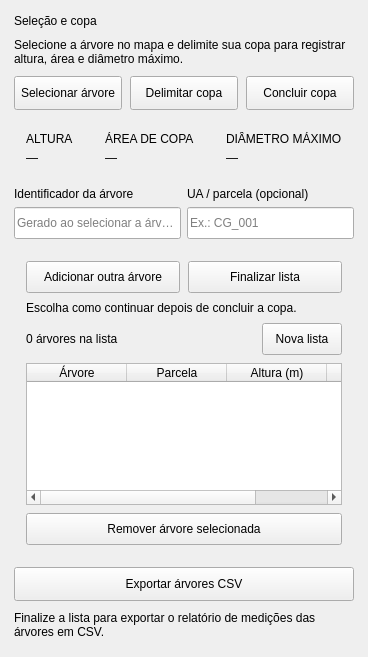
          <widget class="QWidget" name="treePageContent">
           <layout class="QVBoxLayout" name="treePageLayout">
            <property name="leftMargin">
             <number>14</number>
            </property>
            <property name="topMargin">
             <number>14</number>
            </property>
            <property name="rightMargin">
             <number>14</number>
            </property>
            <property name="bottomMargin">
             <number>14</number>
            </property>
            <property name="spacing">
             <number>10</number>
            </property>
            <item>
             <widget class="QLabel" name="treeSectionLabel">
              <property name="text">
               <string>Seleção e copa</string>
              </property>
              <property name="role" stdset="0">
               <string>sectionTitle</string>
              </property>
              <property name="textFormat">
               <enum>Qt::PlainText</enum>
              </property>
             </widget>
            </item>
            <item>
             <widget class="QLabel" name="treeHelp">
              <property name="text">
               <string>Selecione a árvore no mapa e delimite sua copa para registrar altura, área e diâmetro máximo.</string>
              </property>
              <property name="role" stdset="0">
               <string>muted</string>
              </property>
              <property name="textFormat">
               <enum>Qt::PlainText</enum>
              </property>
              <property name="wordWrap">
               <bool>true</bool>
              </property>
             </widget>
            </item>
            <item>
             <layout class="QHBoxLayout" name="treeActionsLayout" stretch="1,1,1">
              <property name="leftMargin">
               <number>0</number>
              </property>
              <property name="topMargin">
               <number>0</number>
              </property>
              <property name="rightMargin">
               <number>0</number>
              </property>
              <property name="bottomMargin">
               <number>0</number>
              </property>
              <property name="spacing">
               <number>8</number>
              </property>
              <item>
               <widget class="QPushButton" name="selectAreaButton">
                <property name="text">
                 <string>Selecionar árvore</string>
                </property>
                <property name="role" stdset="0">
                 <string>primary</string>
                </property>
                <property name="cursor">
                 <cursorShape>PointingHandCursor</cursorShape>
                </property>
                <property name="minimumSize">
                 <size>
                  <width>0</width>
                  <height>34</height>
                 </size>
                </property>
               </widget>
              </item>
              <item>
               <widget class="QPushButton" name="delimitTreeButton">
                <property name="text">
                 <string>Delimitar copa</string>
                </property>
                <property name="role" stdset="0">
                 <string>secondary</string>
                </property>
                <property name="cursor">
                 <cursorShape>PointingHandCursor</cursorShape>
                </property>
                <property name="minimumSize">
                 <size>
                  <width>0</width>
                  <height>34</height>
                 </size>
                </property>
               </widget>
              </item>
              <item>
               <widget class="QPushButton" name="finishDelimitationButton">
                <property name="text">
                 <string>Concluir copa</string>
                </property>
                <property name="role" stdset="0">
                 <string>secondary</string>
                </property>
                <property name="cursor">
                 <cursorShape>PointingHandCursor</cursorShape>
                </property>
                <property name="minimumSize">
                 <size>
                  <width>0</width>
                  <height>34</height>
                 </size>
                </property>
               </widget>
              </item>
             </layout>
            </item>
            <item>
             <layout class="QHBoxLayout" name="metricsLayout" stretch="1,1,1">
              <property name="leftMargin">
               <number>0</number>
              </property>
              <property name="topMargin">
               <number>0</number>
              </property>
              <property name="rightMargin">
               <number>0</number>
              </property>
              <property name="bottomMargin">
               <number>0</number>
              </property>
              <property name="spacing">
               <number>8</number>
              </property>
              <item>
               <widget class="QFrame" name="heightCard">
                <property name="role" stdset="0">
                 <string>metric</string>
                </property>
                <layout class="QVBoxLayout" name="heightLayout">
                 <property name="leftMargin">
                  <number>12</number>
                 </property>
                 <property name="topMargin">
                  <number>12</number>
                 </property>
                 <property name="rightMargin">
                  <number>12</number>
                 </property>
                 <property name="bottomMargin">
                  <number>12</number>
                 </property>
                 <property name="spacing">
                  <number>5</number>
                 </property>
                 <item>
                  <widget class="QLabel" name="heightCaption">
                   <property name="text">
                    <string>ALTURA</string>
                   </property>
                   <property name="role" stdset="0">
                    <string>metricCaption</string>
                   </property>
                   <property name="textFormat">
                    <enum>Qt::PlainText</enum>
                   </property>
                  </widget>
                 </item>
                 <item>
                  <widget class="QLabel" name="heightLabel">
                   <property name="text">
                    <string>—</string>
                   </property>
                   <property name="role" stdset="0">
                    <string>metricValue</string>
                   </property>
                   <property name="textFormat">
                    <enum>Qt::PlainText</enum>
                   </property>
                  </widget>
                 </item>
                </layout>
               </widget>
              </item>
              <item>
               <widget class="QFrame" name="crownAreaCard">
                <property name="role" stdset="0">
                 <string>metric</string>
                </property>
                <layout class="QVBoxLayout" name="crownAreaLayout">
                 <property name="leftMargin">
                  <number>12</number>
                 </property>
                 <property name="topMargin">
                  <number>12</number>
                 </property>
                 <property name="rightMargin">
                  <number>12</number>
                 </property>
                 <property name="bottomMargin">
                  <number>12</number>
                 </property>
                 <property name="spacing">
                  <number>5</number>
                 </property>
                 <item>
                  <widget class="QLabel" name="crownAreaCaption">
                   <property name="text">
                    <string>ÁREA DE COPA</string>
                   </property>
                   <property name="role" stdset="0">
                    <string>metricCaption</string>
                   </property>
                   <property name="textFormat">
                    <enum>Qt::PlainText</enum>
                   </property>
                  </widget>
                 </item>
                 <item>
                  <widget class="QLabel" name="crownAreaLabel">
                   <property name="text">
                    <string>—</string>
                   </property>
                   <property name="role" stdset="0">
                    <string>metricValue</string>
                   </property>
                   <property name="textFormat">
                    <enum>Qt::PlainText</enum>
                   </property>
                  </widget>
                 </item>
                </layout>
               </widget>
              </item>
              <item>
               <widget class="QFrame" name="crownDiameterCard">
                <property name="role" stdset="0">
                 <string>metric</string>
                </property>
                <layout class="QVBoxLayout" name="crownDiameterLayout">
                 <property name="leftMargin">
                  <number>12</number>
                 </property>
                 <property name="topMargin">
                  <number>12</number>
                 </property>
                 <property name="rightMargin">
                  <number>12</number>
                 </property>
                 <property name="bottomMargin">
                  <number>12</number>
                 </property>
                 <property name="spacing">
                  <number>5</number>
                 </property>
                 <item>
                  <widget class="QLabel" name="crownDiameterCaption">
                   <property name="text">
                    <string>DIÂMETRO MÁXIMO</string>
                   </property>
                   <property name="role" stdset="0">
                    <string>metricCaption</string>
                   </property>
                   <property name="textFormat">
                    <enum>Qt::PlainText</enum>
                   </property>
                  </widget>
                 </item>
                 <item>
                  <widget class="QLabel" name="crownDiameterLabel">
                   <property name="text">
                    <string>—</string>
                   </property>
                   <property name="role" stdset="0">
                    <string>metricValue</string>
                   </property>
                   <property name="textFormat">
                    <enum>Qt::PlainText</enum>
                   </property>
                  </widget>
                 </item>
                </layout>
               </widget>
              </item>
             </layout>
            </item>
            <item>
             <layout class="QGridLayout" name="treeIdentityLayout">
              <property name="leftMargin">
               <number>0</number>
              </property>
              <property name="topMargin">
               <number>0</number>
              </property>
              <property name="rightMargin">
               <number>0</number>
              </property>
              <property name="bottomMargin">
               <number>0</number>
              </property>
              <property name="spacing">
               <number>6</number>
              </property>
              <item row="0" column="0">
               <widget class="QLabel" name="treeIdCaption">
                <property name="text">
                 <string>Identificador da árvore</string>
                </property>
                <property name="role" stdset="0">
                 <string>fieldCaption</string>
                </property>
                <property name="textFormat">
                 <enum>Qt::PlainText</enum>
                </property>
               </widget>
              </item>
              <item row="0" column="1">
               <widget class="QLabel" name="treeUaCaption">
                <property name="text">
                 <string>UA / parcela (opcional)</string>
                </property>
                <property name="role" stdset="0">
                 <string>fieldCaption</string>
                </property>
                <property name="textFormat">
                 <enum>Qt::PlainText</enum>
                </property>
               </widget>
              </item>
              <item row="1" column="0">
               <widget class="QLineEdit" name="treeIdLineEdit">
                <property name="placeholderText">
                 <string>Gerado ao selecionar a árvore</string>
                </property>
                <property name="toolTip">
                 <string>Substitua pelo código de campo para relacionar a copa com as medições da árvore.</string>
                </property>
                <property name="minimumSize">
                 <size>
                  <width>0</width>
                  <height>32</height>
                 </size>
                </property>
               </widget>
              </item>
              <item row="1" column="1">
               <widget class="QLineEdit" name="treeUaLineEdit">
                <property name="placeholderText">
                 <string>Ex.: CG_001</string>
                </property>
                <property name="toolTip">
                 <string>Informe a parcela da árvore; ela não é atribuída pela última parcela gerada.</string>
                </property>
                <property name="minimumSize">
                 <size>
                  <width>0</width>
                  <height>32</height>
                 </size>
                </property>
               </widget>
              </item>
             </layout>
            </item>
            <item>
             <widget class="QFrame" name="treeBatchCard">
              <property name="role" stdset="0">
               <string>note</string>
              </property>
              <layout class="QVBoxLayout" name="treeBatchLayout">
               <property name="leftMargin">
                <number>12</number>
               </property>
               <property name="topMargin">
                <number>12</number>
               </property>
               <property name="rightMargin">
                <number>12</number>
               </property>
               <property name="bottomMargin">
                <number>12</number>
               </property>
               <property name="spacing">
                <number>8</number>
               </property>
               <item>
                <widget class="QFrame" name="treeDecisionFrame">
                 <layout class="QHBoxLayout" name="treeDecisionLayout" stretch="1,1">
                  <property name="leftMargin">
                   <number>0</number>
                  </property>
                  <property name="topMargin">
                   <number>0</number>
                  </property>
                  <property name="rightMargin">
                   <number>0</number>
                  </property>
                  <property name="bottomMargin">
                   <number>0</number>
                  </property>
                  <property name="spacing">
                   <number>8</number>
                  </property>
                  <item>
                   <widget class="QPushButton" name="addTreeButton">
                    <property name="text">
                     <string>Adicionar outra árvore</string>
                    </property>
                    <property name="role" stdset="0">
                     <string>primary</string>
                    </property>
                    <property name="minimumSize">
                     <size>
                      <width>0</width>
                      <height>32</height>
                     </size>
                    </property>
                   </widget>
                  </item>
                  <item>
                   <widget class="QPushButton" name="finalizeTreesButton">
                    <property name="text">
                     <string>Finalizar lista</string>
                    </property>
                    <property name="role" stdset="0">
                     <string>secondary</string>
                    </property>
                    <property name="minimumSize">
                     <size>
                      <width>0</width>
                      <height>32</height>
                     </size>
                    </property>
                   </widget>
                  </item>
                 </layout>
                </widget>
               </item>
               <item>
                <widget class="QLabel" name="treeBatchHelpLabel">
                 <property name="text">
                  <string>Escolha como continuar depois de concluir a copa.</string>
                 </property>
                 <property name="role" stdset="0">
                  <string>muted</string>
                 </property>
                 <property name="textFormat">
                  <enum>Qt::PlainText</enum>
                 </property>
                 <property name="wordWrap">
                  <bool>true</bool>
                 </property>
                </widget>
               </item>
               <item>
                <widget class="QFrame" name="treeListHeader">
                 <layout class="QHBoxLayout" name="treeListHeaderLayout" stretch="1,0">
                  <property name="leftMargin">
                   <number>0</number>
                  </property>
                  <property name="topMargin">
                   <number>0</number>
                  </property>
                  <property name="rightMargin">
                   <number>0</number>
                  </property>
                  <property name="bottomMargin">
                   <number>0</number>
                  </property>
                  <property name="spacing">
                   <number>8</number>
                  </property>
                  <item>
                   <widget class="QLabel" name="treeBatchCountLabel">
                    <property name="text">
                     <string>0 árvores na lista</string>
                    </property>
                    <property name="role" stdset="0">
                     <string>sectionTitle</string>
                    </property>
                    <property name="textFormat">
                     <enum>Qt::PlainText</enum>
                    </property>
                    <property name="wordWrap">
                     <bool>true</bool>
                    </property>
                   </widget>
                  </item>
                  <item>
                   <widget class="QPushButton" name="newTreeListButton">
                    <property name="text">
                     <string>Nova lista</string>
                    </property>
                    <property name="role" stdset="0">
                     <string>secondary</string>
                    </property>
                    <property name="minimumSize">
                     <size>
                      <width>0</width>
                      <height>32</height>
                     </size>
                    </property>
                   </widget>
                  </item>
                 </layout>
                </widget>
               </item>
               <item>
                <widget class="QTableWidget" name="treeListTable">
                 <property name="accessibleName">
                  <string>Árvores da lista de exportação</string>
                 </property>
                 <property name="columnCount">
                  <number>4</number>
                 </property>
                 <property name="rowCount">
                  <number>0</number>
                 </property>
                 <property name="editTriggers">
                  <set>QAbstractItemView::NoEditTriggers</set>
                 </property>
                 <property name="selectionBehavior">
                  <enum>QAbstractItemView::SelectRows</enum>
                 </property>
                 <property name="selectionMode">
                  <enum>QAbstractItemView::SingleSelection</enum>
                 </property>
                 <property name="alternatingRowColors">
                  <bool>true</bool>
                 </property>
                 <property name="minimumSize">
                  <size>
                   <width>0</width>
                   <height>112</height>
                  </size>
                 </property>
                 <property name="maximumSize">
                  <size>
                   <width>16777215</width>
                   <height>142</height>
                  </size>
                 </property>
                 <attribute name="verticalHeaderVisible">
                  <bool>false</bool>
                 </attribute>
                 <column>
                  <property name="text">
                   <string>Árvore</string>
                  </property>
                 </column>
                 <column>
                  <property name="text">
                   <string>Parcela</string>
                  </property>
                 </column>
                 <column>
                  <property name="text">
                   <string>Altura (m)</string>
                  </property>
                 </column>
                 <column>
                  <property name="text">
                   <string>Copa (m²)</string>
                  </property>
                 </column>
                </widget>
               </item>
               <item>
                <widget class="QPushButton" name="removeTreeButton">
                 <property name="text">
                  <string>Remover árvore selecionada</string>
                 </property>
                 <property name="role" stdset="0">
                  <string>secondary</string>
                 </property>
                 <property name="minimumSize">
                  <size>
                   <width>0</width>
                   <height>32</height>
                  </size>
                 </property>
                </widget>
               </item>
              </layout>
             </widget>
            </item>
            <item>
             <widget class="QPushButton" name="exportButton">
              <property name="text">
               <string>Exportar árvores CSV</string>
              </property>
              <property name="role" stdset="0">
               <string>primary</string>
              </property>
              <property name="cursor">
               <cursorShape>PointingHandCursor</cursorShape>
              </property>
              <property name="minimumSize">
               <size>
                <width>0</width>
                <height>34</height>
               </size>
              </property>
             </widget>
            </item>
            <item>
             <widget class="QLabel" name="treeExportHelp">
              <property name="text">
               <string>Finalize a lista para exportar o relatório de medições das árvores em CSV.</string>
              </property>
              <property name="role" stdset="0">
               <string>muted</string>
              </property>
              <property name="textFormat">
               <enum>Qt::PlainText</enum>
              </property>
              <property name="wordWrap">
               <bool>true</bool>
              </property>
             </widget>
            </item>
            <item>
             <spacer name="treeBottomSpace">
              <property name="orientation">
               <enum>Qt::Vertical</enum>
              </property>
              <property name="sizeHint" stdset="0">
               <size>
                <width>1</width>
                <height>4</height>
               </size>
              </property>
             </spacer>
            </item>
           </layout>
          </widget>
